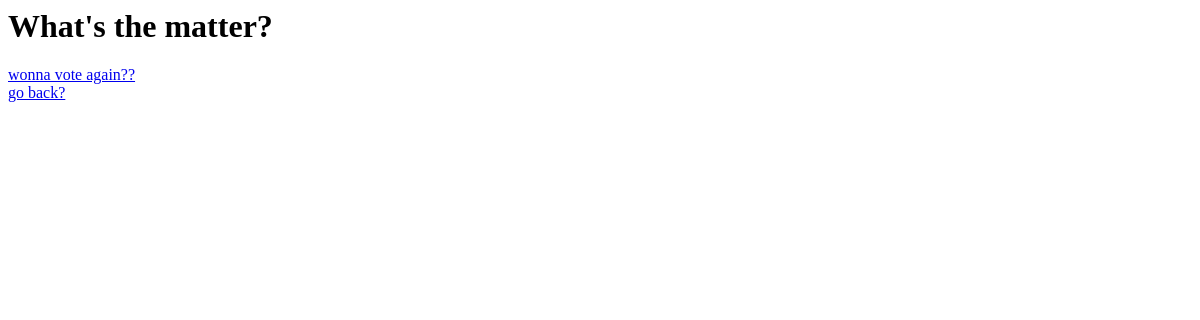
/2/results/, run on an earlier commit of the app's database.
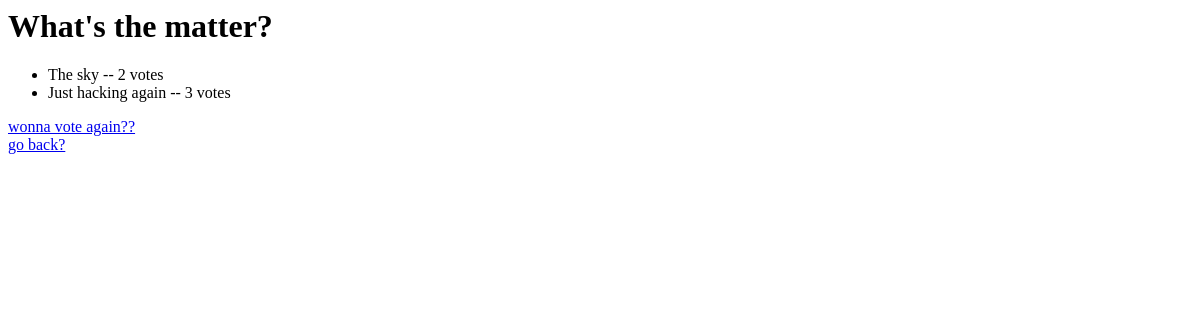
And on a later commit of the database.
### polls/models.py (models this page shows, shortened)
class Question(models.Model):
    question_text = models.CharField(max_length=200)
    pub_date = models.DateTimeField('date published')

class Choice(models.Model):
    Question = models.ForeignKey(Question, on_delete=models.CASCADE)
    choice_text = models.CharField(max_length=200)
    votes = models.IntegerField(default=0)

### polls/views.py (the view)
# urls.py: path('<int:pk>/results/', views.ResultsView.as_view(), name='results'),
class ResultsView(generic.DetailView):
    model = Question
    template_name = 'polls/results.html'

### polls/templates/polls/results.html (shortened to what this page needs)
<h1>{{question.question_text}}</h1>
<ul>
    {% for choice in question.choice_set.all %}
        <li>{{choice.choice_text}} -- {{choice.votes}} vote{{ choice.votes|pluralize }}</li>
        {% endfor %}
</ul>
<a href="{% url 'polls:detail' question.id   %}" >wonna vote again?? </a>
<a href="{% url 'polls:index' %}"> go back?</a>

What changed in the data, as far as the page shows it:
added Choice: choice_text "The sky", votes "2"
added Choice: choice_text "Just hacking again", votes "3"
